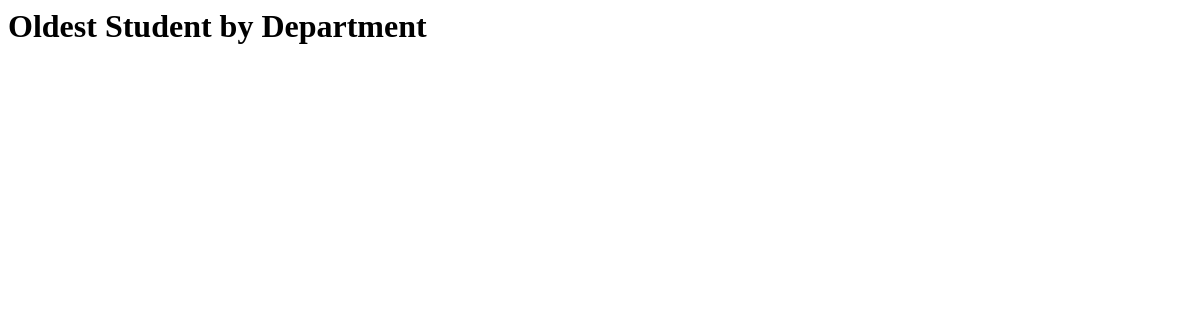
Page /books/lab9/task3 on the earlier database version.
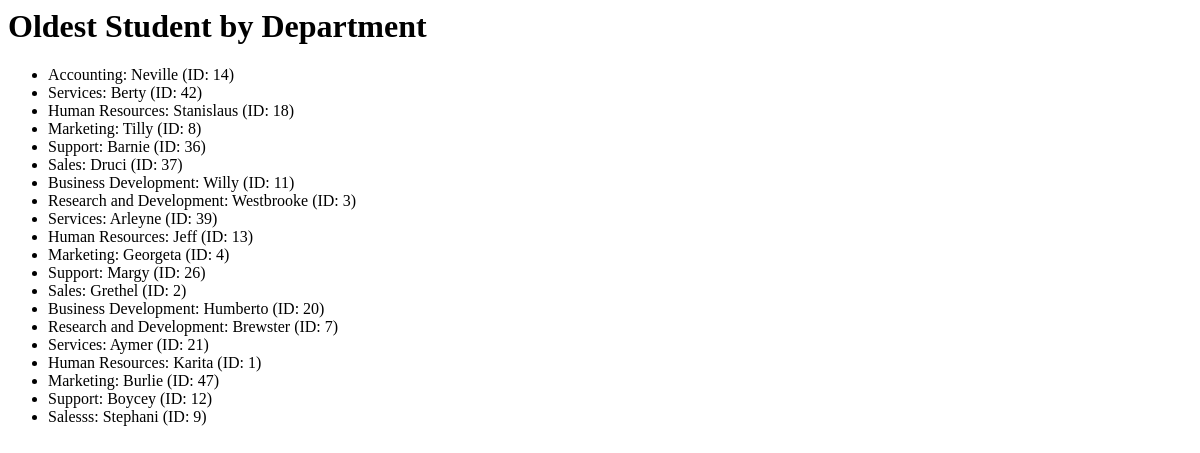
Same page on the later database version.
### apps/bookmodule/models.py (models this page shows, shortened)
class Department(models.Model):
    name = models.CharField(max_length=100)

class Student1(models.Model):
    name = models.CharField(max_length=100)
    card = models.OneToOneField(
        Card,
        on_delete=models.PROTECT,
    )
    department = models.ForeignKey(
        Department,
        on_delete=models.CASCADE
    )
    course = models.ManyToManyField(
        Course,
    )

### apps/bookmodule/views.py (the view)
# urls.py: path('lab9/task3', views.oldest_student_by_department, name="books.student_count_by_city"),
def oldest_student_by_department(request):
    departments = Department.objects.all()
    department_data = []
    for dept in departments:
        oldest = Student1.objects.filter(department=dept).order_by('id').first()
        if oldest:
            department_data.append({
                'department': dept,
                'oldest_student': oldest
            })
    return render(request, 'bookmodule/lab9task3.html', {
        'department_data': department_data
    })

### apps/templates/bookmodule/lab9task3.html
<h1>Oldest Student by Department</h1>
<ul>
{% for item in department_data %}
    <li>{{ item.department.name }}: {{ item.oldest_student.name }} (ID: {{ item.oldest_student.id }})</li>
{% endfor %}
</ul>

Differences in the rows shown:
added Department: department.name "Accounting", oldest_student.name "Neville", oldest_student.id "14"
added Department: department.name "Services", oldest_student.name "Berty", oldest_student.id "42"
added Department: department.name "Human Resources", oldest_student.name "Stanislaus", oldest_student.id "18"
added Department: department.name "Marketing", oldest_student.name "Tilly", oldest_student.id "8"
added Department: department.name "Support", oldest_student.name "Barnie", oldest_student.id "36"
added Department: department.name "Sales", oldest_student.name "Druci", oldest_student.id "37"
added Department: department.name "Business Development", oldest_student.name "Willy", oldest_student.id "11"
added Department: department.name "Research and Development", oldest_student.name "Westbrooke", oldest_student.id "3"
added Department: department.name "Services", oldest_student.name "Arleyne", oldest_student.id "39"
added Department: department.name "Human Resources", oldest_student.name "Jeff", oldest_student.id "13"
added Department: department.name "Marketing", oldest_student.name "Georgeta", oldest_student.id "4"
added Department: department.name "Support", oldest_student.name "Margy", oldest_student.id "26"
added Department: department.name "Sales", oldest_student.name "Grethel", oldest_student.id "2"
added Department: department.name "Business Development", oldest_student.name "Humberto", oldest_student.id "20"
added Department: department.name "Research and Development", oldest_student.name "Brewster", oldest_student.id "7"
added Department: department.name "Services", oldest_student.name "Aymer", oldest_student.id "21"
added Department: department.name "Human Resources", oldest_student.name "Karita", oldest_student.id "1"
added Department: department.name "Marketing", oldest_student.name "Burlie", oldest_student.id "47"
added Department: department.name "Support", oldest_student.name "Boycey", oldest_student.id "12"
added Department: department.name "Salesss", oldest_student.name "Stephani", oldest_student.id "9"
